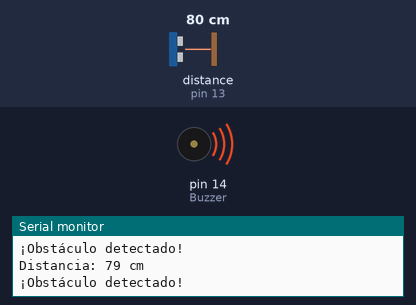
A sketch run on a simulated Arduino Uno, built with avr-gcc and run on an emulated ATmega328P. On the bench: buzzer (waves = sounding, pin HIGH), the last lines printed to the serial monitor. Wiring (inferred from the names in the program): ultrasonic range finder: trigger pin 12; echo pin 13. Inputs (shaded band) come from the test bench; at power-on: distance to the obstacle (sensor on pin 13) 80 cm. The echo pulse lasts 58.3 µs per cm; pins used as bus, display or sensor lines are not drawn.

Above: at 1.2 s.
1.3 s: distance to the obstacle (sensor on pin 13) set to 97 cm
2.8 s: distance to the obstacle (sensor on pin 13) set to 106 cm
At 3.4 s:
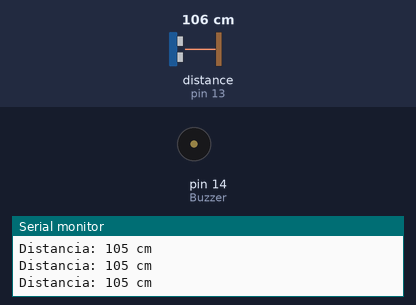
4.3 s: distance to the obstacle (sensor on pin 13) set to 9 cm
At 5.4 s:
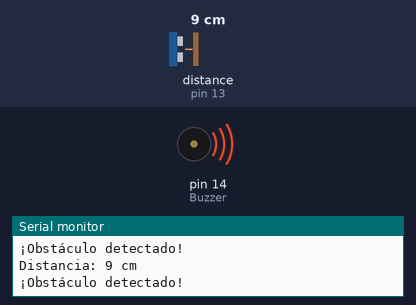
5.8 s: distance to the obstacle (sensor on pin 13) set to 120 cm
At 6.4 s:
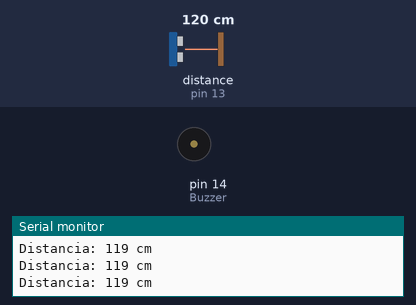
Timing chart, 0 to 8.3 s (numbered marks = the images above; inputs shaded):
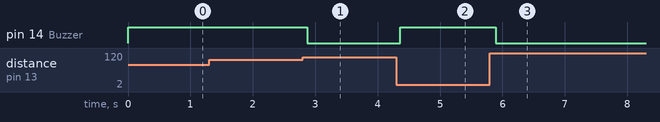

The sketch:

cali_buzzer_1.60.ino
```cpp
const int Trigger = 12;   // Pin digital 12 para el Trigger del sensor
const int Echo = 13;      // Pin digital 13 para el Echo del sensor
const int Buzzer = 14;    // Pin digital 14 para el Buzzer o motor de vibración
const int AlertDistance = 100; // Distancia de alerta en cm (ajústala según necesites)

void setup() {
  Serial.begin(9600);       // Inicializamos la comunicación serial
  pinMode(Trigger, OUTPUT); // Pin como salida
  pinMode(Echo, INPUT);     // Pin como entrada
  pinMode(Buzzer, OUTPUT);  // Pin como salida para el Buzzer/motor de vibración
  digitalWrite(Trigger, LOW); // Inicializamos el pin con 0
}

void loop() {
  long t; // Tiempo que demora en llegar el eco
  long d; // Distancia en centímetros

  digitalWrite(Trigger, HIGH);
  delayMicroseconds(10);    // Enviamos un pulso de 10us
  digitalWrite(Trigger, LOW);

  t = pulseIn(Echo, HIGH);  // Obtenemos el ancho del pulso
  d = t / 58.2;             // Convertimos el tiempo a distancia en cm

  Serial.print("Distancia: ");
  Serial.print(d);          // Enviamos serialmente el valor de la distancia
  Serial.println(" cm");

  if (d < AlertDistance) {
    // Activamos el buzzer o motor de vibración
    digitalWrite(Buzzer, HIGH);
    Serial.println("¡Obstáculo detectado!");
  } else {
    // Desactivamos el buzzer o motor de vibración
    digitalWrite(Buzzer, LOW);
  }

  delay(100);               // Hacemos una pausa de 100ms
}
```

Measured:
- the behaviour switches between 100 and 101 cm on distance to the obstacle (sensor on pin 13) (found by bisection; images 0 and 1)
- after the input at 2.8 s, pin 14 (Buzzer): HIGH → LOW after 0.07 s
- after the input at 4.3 s, pin 14 (Buzzer): LOW → HIGH after 0.07 s
- after the input at 5.8 s, pin 14 (Buzzer): HIGH → LOW after 0.09 s
